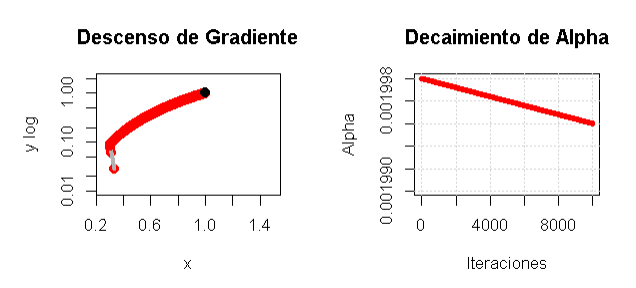

R code for this plot:
#funcion objetivo
f <- function (x){
  (1 - x[1])^2 + 100*( x[2] - x[1]^2)^2
}

f_gran <- function(x){
  dx <- -2*(1 - x[1]) - 400*x[1]*(x[2] - x[1]^2)
  dy <- 200*(x[2] - x[1]^2)
  return(c(dx,dy))
}

#alfa
alpha <- 0.002
alpha_k <- 0

#gama
gama <-alpha/10000

#valor inicial
x <- c(-1,-1)

#constantes
tolerancia <- 1e-6
max_inter <- 10000

#contador
contador <- 0
contador_2 <- 0
distancia_total <- 0 

#-----------------
# Configurar ventana con 2 gráficos
par(mfrow = c(1, 2), mar = c(5, 5, 4, 2))

#-----------------------------------------------------------------
# grafico de X y Y
plot(x[1], x[2], xlim = c(0.25, 1.5), ylim = c(0.01,2), 
     xlab = "x", ylab="y log",
     log = "y",
     main = "Descenso de Gradiente",
     pch = 20, col = "blue", cex = 2)

#-----------------------------------------------------------------
for (i in 1:max_inter){
  
  #Cada vez que entra suma 1 para tener la cantidad de iteracion
  contador <- contador + 1
  #-----------------
  
  #calcular alfa k
  alpha_k <- (alpha)/(1 + contador*gama)
  #calculo del nuevo X
  x_nuevo <- x - alpha_k*f_gran(x)
  #-----------------
  
  #graficar
  points(x_nuevo[1], x_nuevo[2], pch = 20, col = "red", cex = 2)
  # Graficar línea de trayectoria entre x y x_nuevo
  segments(x[1], x[2], x_nuevo[1], x_nuevo[2], col = "gray70", lwd = 4)
  #--------------------------------------------------------------------
  
  #retriccion para evitar errores
  if(norm(f_gran(x_nuevo), "2") < tolerancia | 
     norm(x_nuevo - x, "2") < tolerancia){
    break
  }
  #-----------------
  #remplazaomos X original por X nuevo para repetir el ciclo
  x <- x_nuevo
}
points(x_nuevo[1], x_nuevo[2], pch = 20, col = "black", cex = 2)
#-----------------------------------------------------------------

plot(contador, alpha_k,
     xlim = c(0, max_inter), ylim = c(0.00199,0.002), 
     xlab = "Iteraciones", ylab = "Alpha",
     main = "Decaimiento de Alpha",
     type = "n")
grid()  # Gráfico vacío
for (i in 1:max_inter){
  contador_2 <- contador_2 + 1
  alpha_k <- (alpha)/(1 + contador_2*gama)
  points(contador_2, alpha_k, pch = 20, col = "red", cex = 1)
}
#-----------------------------------------------------------------

points(x_nuevo[1], x_nuevo[2], pch = 20, col = "black", cex = 2)
cat("El número de iteraciones necesarias es:", contador, "\n")
cat("El valor de alpha inicial:", alpha, "\n")
cat("El valor de alpha final:", alpha_k, "\n")
cat("El punto mínimo encontrado es:", x_nuevo, "\n")
cat("El valor de la función en ese punto es:", f(x_nuevo), "\n")
